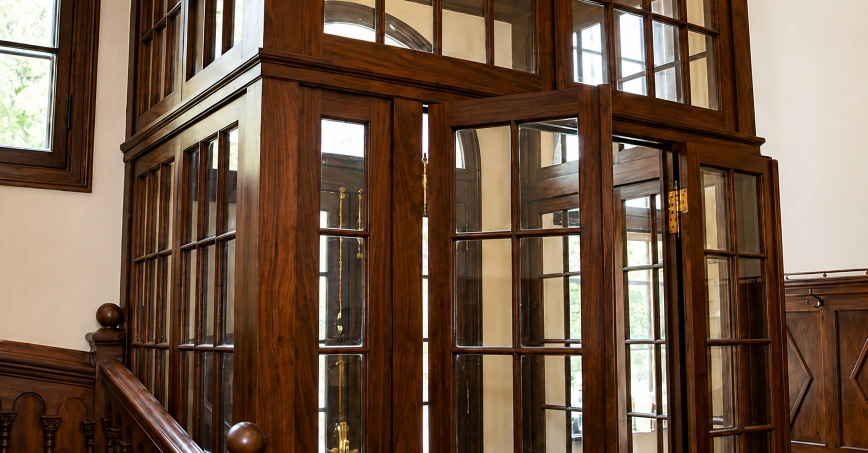
#> input picture public_html/assets/img/heritage-details/heritage_1.jpg, 1735 x 906 px, found by its file name (shown at 1/2 size)
$ python build_privacy_media.py
#> lines starting #> are read from the running program, lines starting #| are printed output that depends on the picture
#!/usr/bin/env python3
"""
Majori Manor — /privacy media.

ONE PICTURE. It is the smallest media build on this site by a wide margin:
CONTACT, the page that held the record, cut three plates and one sequence;
this cuts none and one. A privacy policy is a document, and a document with
five photographs in it is a brochure with clauses.

    ref-doors.png     16:9 out of media_src/heritage-details/heritage_1.jpg
        |             1611x906, centred — the same file and the same centre
        |             THE ESTATE cuts for its walk-doors plate
        v
    still-doors.png   GPT Image 2, 2K, high, 16:9, from that reference
        |             2688x1520. The hour changed and the house did not
        v
    pri-doors.mp4     Seedance 2.0, 720p, std, 16:9, 5 s, no audio,
        |             start_image = the still. 1280x720, 24 fps
        v
    assets/video/pri-doors.mp4      1280 wide, the hero
    assets/video/pri-doors-sm.mp4    854 wide, below 900px
    assets/img/privacy/pri-doors-{768,1280}.{jpg,webp}   frame 0 of the encode

WHY THIS FRAME AND NOT A FACADE. The brief asked for something calm that says
privacy, discretion, trust and quiet, and offered a manor exterior, a reception,
a corridor, dark wood or the estate at dusk. `heritage_1.jpg` is the only frame
in the library that is all of those at once and is also, literally, the subject:
a tall glazed mahogany screen with one leaf standing open. Dark wood and clear
glass. You can see through it. THE SAME MAJORI MANOR, WITH THE DOORS OPEN.

IT IS NOT AN APPROVED PAGE'S HERO. THE ESTATE uses this photograph twice — as
`walk-doors`, one of seven stills in a scroll-driven gallery, and as
`detail-fittings`, a 3:4 crop of the brass — both in flat summer daylight, and
neither of them a first screen. What this page shows is the same joinery at
first light, moving. Same negative, different photograph.

Run from anywhere:  python3 tools/photos/build_privacy_media.py
Needs:              Pillow, and ffmpeg on PATH, at $MM_FFMPEG, or imageio-ffmpeg
"""
import os
import shutil
import subprocess
import sys

from PIL import Image

Image.MAX_IMAGE_PIXELS = None

HERE = os.path.dirname(os.path.abspath(__file__))
ROOT = os.path.dirname(os.path.dirname(HERE))          # tools/photos -> project root
SRC = os.path.join(ROOT, 'media_src')
IMG = os.path.join(ROOT, 'public_html', 'assets', 'img')
VID = os.path.join(ROOT, 'public_html', 'assets', 'video')

# The sequence as it came back from Seedance, the GPT Image 2 still it was made
# from, and the crop that still was made from.
#
# THE STILLS ARE COMMITTED AND THE .mp4 MASTER IS NOT — .gitignore carries
# /media_src/**/*.mp4. The master stays on disk and in the backup; the encode
# under public_html/assets/video/ is the deliverable and that one is committed.
MOTION = os.path.join(SRC, 'MOTION', 'privacy')

JPEG_Q = 82
WEBP_Q = 78


def ffmpeg() -> str:
    """ffmpeg, from $MM_FFMPEG, from PATH, or from imageio-ffmpeg if installed."""
    if os.environ.get('MM_FFMPEG'):
        return os.environ['MM_FFMPEG']

    found = shutil.which('ffmpeg')
    if found:
        return found

    try:
        import imageio_ffmpeg
        return imageio_ffmpeg.get_ffmpeg_exe()
    except Exception:
        sys.exit('ffmpeg not found: put it on PATH or set MM_FFMPEG')


# ---------------------------------------------------------------------------
# 1. The reference crop
#
# The one thing in this file that starts from a photograph rather than from a
# generation. It is written out so that a fresh clone can rebuild the whole
# chain from media_src/heritage-details/heritage_1.jpg and nothing else.
# ---------------------------------------------------------------------------

REFERENCE_SOURCE = 'heritage-details/heritage_1.jpg'
REFERENCE_RATIO = (16, 9)

# Centred, which is THE ESTATE's own bias for this file: the open leaf and the
# room showing through it are both mid-frame, and the photograph is already
# 1.92 wide, so a 16:9 window takes 62px off each side and nothing else.
REFERENCE_BIAS = 0.50


# ---------------------------------------------------------------------------
# 2. The prompts, verbatim
#
# A prompt is the only part of a generated asset that cannot be recovered by
# looking at it. Both below are written as a PRESERVATION instruction rather
# than a description — each names the architecture, the joinery and the
# materials of that specific frame, states the one thing that may change, lists
# the motion that is allowed, and then says what may not appear. The negative
# half is the half that does the work. Same shape as build_contact_media.py.
#
# ---- GPT Image 2, 2K, high, 16:9, from a reference -------------------------
#
# still-doors  <- ref-doors
#   "Preserve this exact interior precisely and change only the hour and the
#    light. Keep every structural element exactly as photographed and in exactly
#    the same position, proportion and perspective: the tall dark-stained
#    mahogany glazed screen that fills the centre of the frame, made of many
#    small rectangular panes of clear glass in slender moulded timber glazing
#    bars, with its plain moulded cornice and its solid panelled lower section;
#    the pair of tall glazed doors at the centre of that screen with the
#    right-hand leaf standing open at the same angle into the room beyond and
#    the other leaf closed; the long brass espagnolette bolt with its lever
#    handle running the full height of the closed leaf, and the brass butt
#    hinges on the edge of the open leaf; the glazed overpanels above the screen
#    and the segmental-arched head of the doorway seen through them; the flat
#    panelled mahogany wall panel at the left of the screen; the plain pale
#    cream plastered wall at the left with the tall multi-pane casement window
#    in its dark timber surround and the green foliage of the trees outside it;
#    the dark timber balustrade at the lower left with its turned balusters, its
#    heavy moulded handrail and its round newel cap; the dark timber panelled
#    dado with the lozenge panel at the right edge of the frame; the timber
#    floor visible through the open doorway; the exact camera position, lens,
#    height and framing. Change the light: it is now very early morning, before
#    the house is open. The rooms are lit only by the daylight coming through
#    the windows, which is low, cool and quiet; the corridor itself is in soft
#    shadow and reads distinctly darker than in the reference. The mahogany goes
#    deep brown and almost black where it is not lit, the cream wall holds a
#    soft grey-blue cast, the glass of the screen reads dark with faint
#    reflections, and one narrow band of warm low sunlight falls across the
#    glazing bars and the floor near the open leaf. The foliage outside the
#    window is cool and slightly misty. No new architecture. No new doors,
#    windows, panels, mouldings, glazing bars, staircases, railings or arches.
#    No new furniture, rugs, curtains, plants, pictures, mirrors, lamps or light
#    fittings of any kind. No people. No signage, lettering or numbers. No
#    redesign of the glazed screen, the doors, the ironmongery, the balustrade,
#    the window or the dado. The open leaf stays open at exactly the same angle.
#    Restrained European private-estate architectural interior photography,
#    natural window light only, natural colour, unstaged, no lens flare, no HDR,
#    no vignette."
#
#   THE HOUR CHANGED AND THE JOINERY DID NOT. Every noun the prompt keeps is a
#   noun in heritage_1.jpg: the same screen, the same glazing bars, the same
#   open leaf at the same angle, the same two espagnolette bolts, the same brass
#   hinges, the same segmental arch, the same casement window, the same turned
#   balusters and round newel caps, the same lozenge panel at the right. What
#   the library does not contain is this joinery at any hour but noon.
#
#   WHAT THE MODEL CHANGED, STATED RATHER THAN HIDDEN: the framing opened very
#   slightly — a little more of the balustrade and of the wall at the left are
#   in shot than in the reference — and the cream wall reads cool grey rather
#   than cream, which is the light the prompt asked for rather than a repaint.
#   Recorded in docs/PRIVACY.md §8.
#
# ---- Seedance 2.0, 720p, std, 16:9, 5 s, no audio, start_image ------------
#
# START_IMAGE AND NOT omni_reference, WHICH IS THE RULE build_events_media.py
# SET AND FIVE PAGES HAVE KEPT. The brief for this page asked for
# mode: omni_reference; start_image is what it is built on instead, and the
# reason is the brief's own instruction two paragraphs above it — "Preserve:
# manor architecture, materials, windows, woodwork, doors, landscape,
# proportions, Majori Manor identity". A reference is a mood and a start frame
# is a contract: it is the only setting under which a hundred-odd glazing bars,
# two brass bolts and a segmental arch survive five seconds of camera movement
# intact. It is also what makes the poster honest — frame 0 of the encode is
# what a reader sees before the video plays, so the still and the film cannot
# re-frame against each other when the video fades up.
#
# pri-doors  <- still-doors
#   "Extremely slow cinematic push forward through this exact quiet manor
#    interior at first light, toward the tall mahogany glazed screen and the
#    single door leaf standing open into the room beyond. Preserve everything
#    exactly as photographed: the dark-stained mahogany glazed screen of many
#    small clear panes in slender moulded glazing bars with its moulded cornice;
#    the pair of tall glazed doors with the one leaf standing open at exactly
#    the same angle and the other closed; the long brass espagnolette bolts and
#    the brass hinges; the glazed overpanels and the segmental-arched head of
#    the doorway seen through them; the pale plastered wall at the left with its
#    tall multi-pane casement window and the trees outside it; the dark timber
#    balustrade at the lower left with its turned balusters, moulded handrail
#    and round newel caps; the panelled dado with the lozenge panel at the
#    right; the timber floor through the open doorway with the narrow band of
#    low warm morning light lying across it. The only motion: the camera drifts
#    forward extremely slowly and perfectly level, so the doorway opens very
#    slightly and the near glazing bars pass a little wider in the frame, with
#    gentle parallax between the screen in the foreground and the room behind
#    it; the leaves of the trees beyond the far windows stir faintly; the
#    daylight in the windows and the band of light on the floor brighten almost
#    imperceptibly and otherwise stay steady. No people. No people entering or
#    crossing the frame. No door opening or closing further. No new
#    architecture, doors, windows, panels, glazing bars, railings, arches or
#    mouldings. No new furniture, rugs, curtains, plants, pictures, mirrors,
#    lamps or light fittings. No signage or lettering. Restrained European
#    private-estate architectural cinematography, natural window light only, one
#    continuous shot, no cuts, no camera shake, no zoom snap, no lens flare."
#
#   NOTHING WAS ADDED AND NOTHING WAS REDESIGNED. Frame by frame the screen,
#   the open leaf, the bolts, the hinges, the arch, the balustrade, the newel
#   caps, the casement and the lozenge panel are all where the still put them.
#   The one thing the model did on its own is accelerate: measured against
#   frame 0 the shot grows 1.05x by one second, 1.15x by two and 1.26x by
#   three, and by five it is standing against the glass. See TRIM below.

SEQUENCE_NAME = 'pri-doors'
SEQUENCE_RATIO = (16, 9)
SEQUENCE_POSTER_WIDTHS = [768, 1280]
SEQUENCE_SOURCE = ('heritage-details/heritage_1.jpg -> 16:9 crop -> '
                   'GPT Image 2 first-light still -> Seedance 2.0')


# ---------------------------------------------------------------------------
# 3. The trim, the stretch, and why this hero is slower than every other one
#
# THE BRIEF ASKED FOR MOTION THAT IS "NEARLY IMPERCEPTIBLE" and for "a still
# architectural photograph that is quietly alive", which is a slower instruction
# than any of the eight sequences before it were given. Two things deliver it
# and neither is a fade.
#
# TRIM. The master accelerates — 1.05x at one second, 1.26x at three, 1.59x by
# the end — so the last two seconds are a camera walking into a door, which is
# an arrival and not a breath. Cut at 2.4 s the shot grows by about a fifth,
# which is the figure CONTACT's hero settled on and the most this design system
# has ever let a hero move.
#
# STRETCH. A fifth over 2.4 s is 7.9% a second, which is the rate of a marketing
# hero. setpts spreads the same travel over 3.84 s — 4.9% a second, the gentlest
# move on the site — and minterpolate rebuilds the intermediate frames so the
# encode is a true 24 fps rather than 15 fps of duplicates. On a shot this slow
# the estimator has almost nothing to solve: the frames were checked at 1 s and
# 2 s and the glazing bars, the balusters and the arch are clean.
#
# WHY THE TRIM IS AN INPUT OPTION AND NOT AN OUTPUT ONE. `-t` after `-i` limits
# the OUTPUT, so it truncates the palindrome instead of the source and the loop
# stops being a loop. Here it goes before `-i`, where it limits the decode, and
# the first and last frames of the encode are then the same frame — verified,
# see docs/PRIVACY.md §7.
# ---------------------------------------------------------------------------

SEQUENCE_TRIM = 2.4          # seconds of the master that are used
SEQUENCE_STRETCH = 1.6       # how much slower they are played

# NOTHING IS GRADED, AND IT IS THE FIRST SEQUENCE ON THIS SITE THAT NEEDED
# NOTHING. Every approved hero sits between 29 and 40 out of 255 at frame 0 and
# this master measures 29.1, because the still was generated dark rather than
# generated bright and pulled down afterwards. A curve here would be a curve
# applied for the sake of having one.
SEQUENCE_GRADE = ''

# CRF rather than a bitrate: this is a very slow shot of still joinery in low
# light and it compresses nothing like a room with a fire in it.
#
# TWO STOPS LOOSER THAN THE OTHER HEROES, AND IT IS MEASURED RATHER THAN GUESSED.
# The film pages encode their heroes at 25/28. At 25 this one is 991 KB, which is
# a third of a lightweight page spent on the one thing on it that is decoration;
# at 27 it is 748 KB. Frame for frame the two differ by 1.65 out of 255 on
# average and the dark door panel holds the same 183 distinct luma values in
# both, so there is no banding to buy back — the shot is dark, slow and almost
# static, which is the case CRF was designed for.
CRF_HERO = 27
CRF_NARROW = 29

# The wide encode is what a desktop gets; the narrow one is for below 900px,
# where a 1280-wide film is three times the bytes needed to fill a 390px screen.
HERO_WIDE = 1280
HERO_NARROW = 854


# ---------------------------------------------------------------------------
# 4. The loop is a palindrome
#
# The sequence is a single continuous camera move that never returns to where it
# started, so no frame in it matches its own first frame. A hard cut back to
# frame 0 jumps, and on a shot this slow a jump would be the only thing in it
# that moves quickly. A cross-dissolve is worse: dissolving a near framing into
# a far one ghosts the joinery against itself.
#
# So it plays forward and then backwards — seamless by construction, because the
# last frame of the reverse IS the first frame of the forward, and no two
# framings are ever blended. tools/motion/build_sequences.sh's filter, verbatim.
# ---------------------------------------------------------------------------

PALINDROME = ('[0:v]{pre}split[a][b];[b]reverse,trim=start_frame=1,'
              'setpts=PTS-STARTPTS[r];[a][r]concat=n=2:v=1[c]')

# What happens before the split: the stretch, and the frames that fill it in.
SLOW = ('setpts={stretch}*PTS,'
        'minterpolate=fps=24:mi_mode=mci:mc_mode=aobmc:me_mode=bidir:vsbmc=1,')


# ---------------------------------------------------------------------------
# 5. The machinery
#
# crop_box, export, prune, encode and poster are build_contact_media.py's,
# unchanged. They are copied rather than imported for the reason every one of
# these scripts is standalone: a build script that a future reader has to follow
# across three files to find out what a crop was is one that stops being read.
# ---------------------------------------------------------------------------


def crop_box(size, ratio, bias):
    """The box to cut from an image of `size` to land exactly on `ratio`."""
    w, h = size
    rw, rh = ratio
    want = rw / rh

    if w / h > want:                      # too wide: take width off the sides
        new_w = int(round(h * want))
        left = int(round((w - new_w) * bias))
        return (left, 0, left + new_w, h)

    new_h = int(round(w / want))          # too tall: take height off top/bottom
    top = int(round((h - new_h) * bias))
    return (0, top, w, top + new_h)


# [46 lines left out: functions export, prune, not called in this run]


def build_reference():
    """The 16:9 window on the photograph the whole chain descends from."""
    print('\nREFERENCE\n' + '-' * 78)

    path = os.path.join(SRC, REFERENCE_SOURCE)

    if not os.path.isfile(path):
        print(f'  MISSING  {REFERENCE_SOURCE}')
        return

    os.makedirs(MOTION, exist_ok=True)
    out = os.path.join(MOTION, 'ref-doors.png')

    with Image.open(path) as im:
#> im is the input picture: PIL image 1735x906 RGB; mean R, G, B 113.1, 88.2, 69.1
        im = im.convert('RGB')
        cut = im.crop(crop_box(im.size, REFERENCE_RATIO, REFERENCE_BIAS))
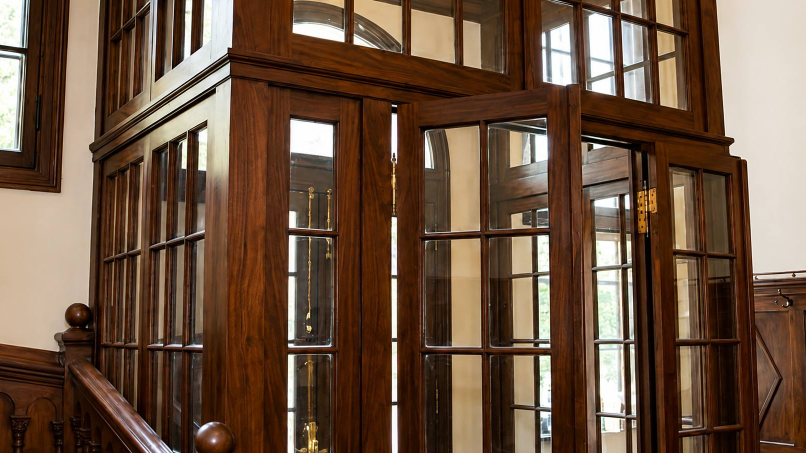
#> cut: PIL image 1611x906 RGB (shown at 1/2 size); mean R, G, B 109.1, 83.6, 64.6
        cut.save(out)

    print(f'  ref-doors      {cut.width}x{cut.height}  <- {REFERENCE_SOURCE}')
#|   ref-doors      1611x906  <- heritage-details/heritage_1.jpg


# [37 lines left out: functions encode, poster, not called in this run]


def build_sequence():
    ff = ffmpeg()
    os.makedirs(VID, exist_ok=True)
    os.makedirs(MOTION, exist_ok=True)
    print('\nSEQUENCE\n' + '-' * 78)

    master = os.path.join(MOTION, f'{SEQUENCE_NAME}.mp4')

    if not os.path.isfile(master):
        print(f'  MISSING  {master}')
        return

    wide = os.path.join(VID, f'{SEQUENCE_NAME}.mp4')
    small = os.path.join(VID, f'{SEQUENCE_NAME}-sm.mp4')

    wide_bytes = encode(ff, master, wide, HERO_WIDE, CRF_HERO,
                        SEQUENCE_GRADE, SEQUENCE_TRIM, SEQUENCE_STRETCH)
    small_bytes = encode(ff, master, small, HERO_NARROW, CRF_NARROW,
                         SEQUENCE_GRADE, SEQUENCE_TRIM, SEQUENCE_STRETCH)

    frame = os.path.join(MOTION, f'{SEQUENCE_NAME}-frame0.png')
    rungs = poster(ff, wide, f'privacy/{SEQUENCE_NAME}',
                   SEQUENCE_RATIO, SEQUENCE_POSTER_WIDTHS, frame)

    print(f'  {SEQUENCE_NAME:<13} {wide_bytes // 1024:>5} KB  '
          f'+ {small_bytes // 1024} KB narrow  trimmed {SEQUENCE_TRIM}s  '
          f'slowed x{SEQUENCE_STRETCH}  poster {rungs}\n'
          f'  {"":<13} <- {SEQUENCE_SOURCE}')


if __name__ == '__main__':
    build_reference()
    build_sequence()
#> (the call stopped at in ffmpeg, `return imageio_ffmpeg.get_ffmpeg_exe()`: imageio_ffmpeg is not available in this run)
    print('\ndone.\n')

$ run again, with public_html/assets/img/heritage-details/heritage_2.jpg copied over public_html/assets/img/heritage-details/heritage_1.jpg
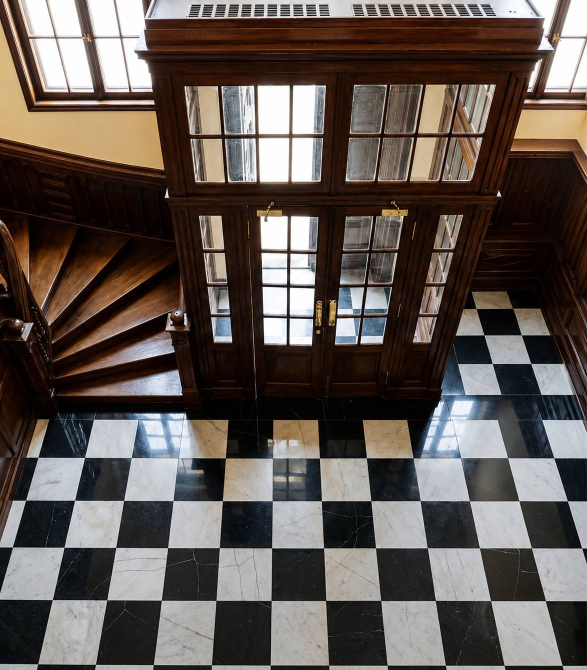
#> input picture public_html/assets/img/heritage-details/heritage_2.jpg, 1174 x 1340 px, found by its file name (shown at 1/2 size)
#> in build_reference, im is the input picture: PIL image 1174x1340 RGB; mean R, G, B 96.3, 86.9, 81.6
#> in build_reference, `cut = im.crop(crop_box(im.size, REFERENCE_RATIO, REFERENCE_BIAS))`:
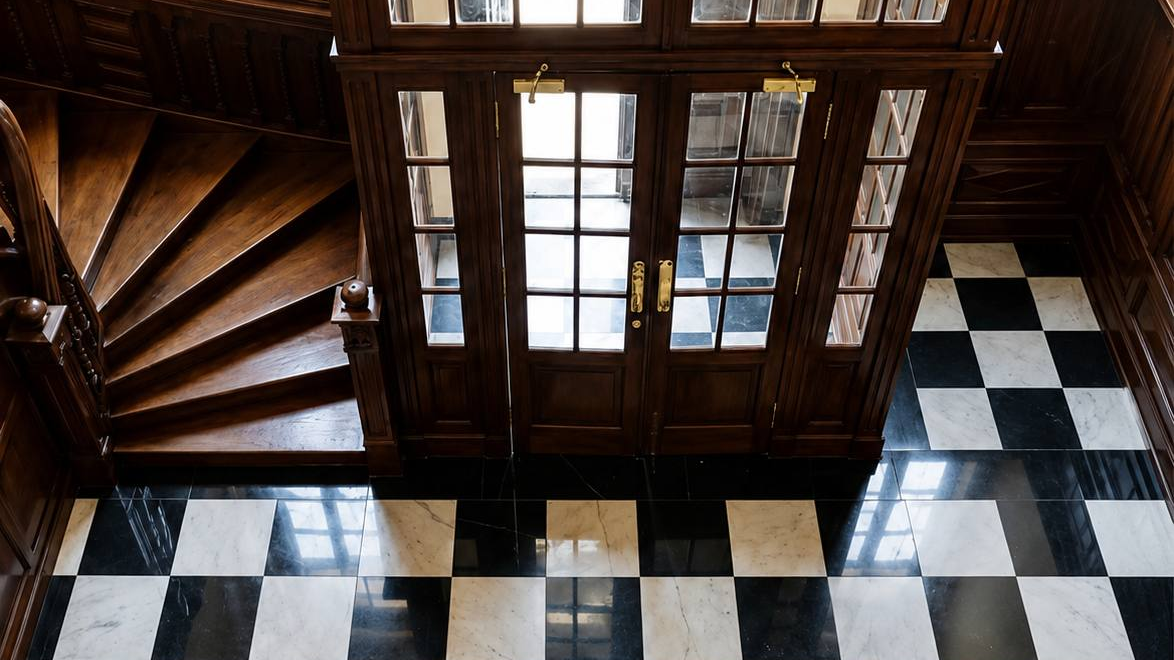
#> cut: PIL image 1174x660 RGB; mean R, G, B 74.9, 65.6, 61.8
#|   ref-doors      1174x660  <- heritage-details/heritage_1.jpg
